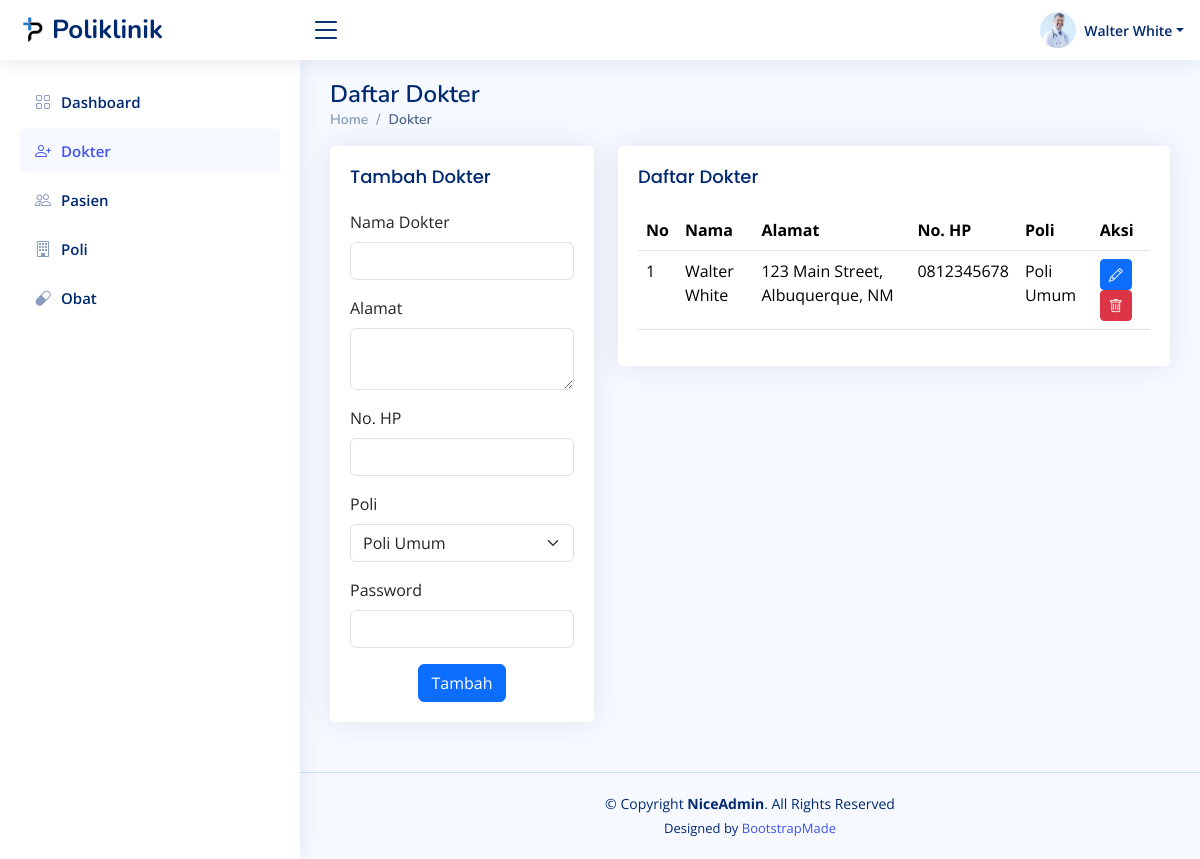
Page /dokter_admin.php (signed in) on the earlier database version.
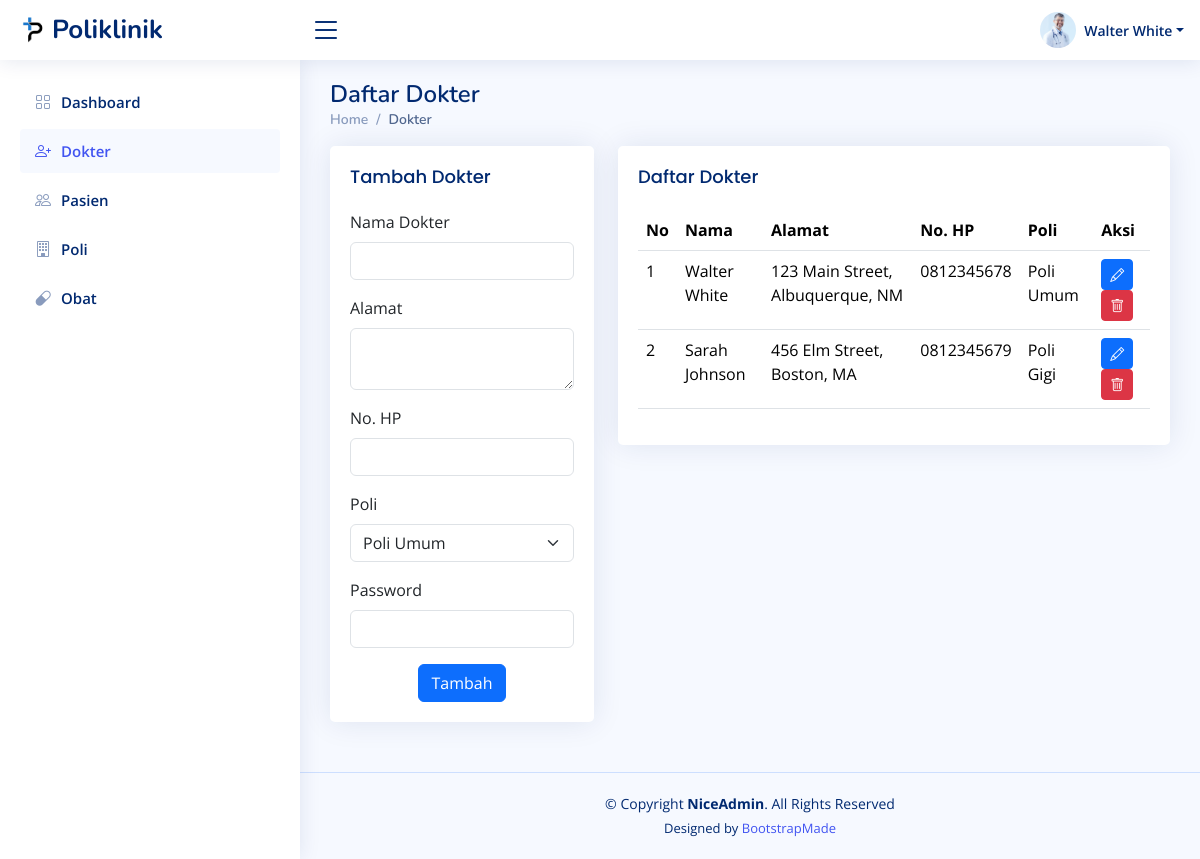
Same page on the later database version.
### tables this page shows
CREATE TABLE `dokter` (
  `id` int(11) NOT NULL,
  `nama` varchar(150) NOT NULL,
  `password` varchar(255) NOT NULL,
  `alamat` text DEFAULT NULL,
  `no_hp` varchar(16) NOT NULL,
  `id_poli` int(11) NOT NULL
);

CREATE TABLE `poli` (
  `id` int(11) NOT NULL,
  `nama_poli` varchar(25) NOT NULL,
  `keterangan` text DEFAULT NULL
);

### dokter_admin.php (the view, shortened to what this page needs)
<?php
$nama = $_SESSION['nama'];
?>
<!DOCTYPE html>
<html lang="en">
<head>
  <link href="assets/vendor/bootstrap/css/bootstrap.min.css" rel="stylesheet" />
  <link href="assets/vendor/bootstrap-icons/bootstrap-icons.css" rel="stylesheet" />
  <link href="assets/vendor/boxicons/css/boxicons.min.css" rel="stylesheet" />
  <link href="assets/vendor/quill/quill.snow.css" rel="stylesheet" />
  <link href="assets/vendor/quill/quill.bubble.css" rel="stylesheet" />
  <link href="assets/vendor/remixicon/remixicon.css" rel="stylesheet" />
  <link href="assets/vendor/simple-datatables/style.css" rel="stylesheet" />
  <link href="assets/css/style.css" rel="stylesheet" />
</head>
<body>
  <header id="header" class="header fixed-top d-flex align-items-center">
    <div class="d-flex align-items-center justify-content-between">
      <a href="index.html" class="logo d-flex align-items-center">
        <img src="assets/img/logo.png" alt="" />
        <span class="d-none d-lg-block">Poliklinik</span>
      </a>
      <i class="bi bi-list toggle-sidebar-btn"></i>
    </div>
    <nav class="header-nav ms-auto">
      <ul class="d-flex align-items-center">
        <li class="nav-item dropdown pe-3">
          <a class="nav-link nav-profile d-flex align-items-center pe-0" href="#" data-bs-toggle="dropdown">
            <img src="assets/img/doctor.jpg" alt="Profile" class="rounded-circle" />
            <span class="d-none d-md-block dropdown-toggle ps-2"><?php echo $nama ?></span> </a>
        </li>
      </ul>
    </nav>
  </header>
  <aside id="sidebar" class="sidebar">
    <ul class="sidebar-nav" id="sidebar-nav">
      <li class="nav-item">
        <a class="nav-link collapsed" href="dashboard_admin.php">
          <i class="bi bi-grid"></i>
          <span>Dashboard</span>
        </a>
      </li>
      <li class="nav-item">
        <a class="nav-link" href="dokter_admin.php">
          <i class="bi bi-person-plus"></i>
          <span>Dokter</span>
        </a>
      </li>
      <li class="nav-item">
        <a class="nav-link collapsed" href="pasien_admin.php">
          <i class="bi bi-people"></i>
          <span>Pasien</span>
        </a>
      </li>
      <li class="nav-item">
        <a class="nav-link collapsed" href="poli_admin.php">
          <i class="bi bi-building"></i>
          <span>Poli</span>
        </a>
      </li>
      <li class="nav-item">
        <a class="nav-link collapsed" href="obat_admin.php">
          <i class="bi bi-capsule"></i>
          <span>Obat</span>
        </a>
      </li>
    </ul>
  </aside>
  <main id="main" class="main">
    <div class="pagetitle">
      <h1>Daftar Dokter</h1>
      <nav>
        <ol class="breadcrumb">
          <li class="breadcrumb-item"><a href="dashboard_admin.php">Home</a></li>
          <li class="breadcrumb-item active">Dokter</li>
        </ol>
      </nav>
    </div>
    <section class="section dashboard">
      <div class="row">
        <div class="col-lg-4">
          <div class="card">
            <div class="card-body">
              <h5 class="card-title">Tambah Dokter</h5>
              <form action="src/dokter/add.php" method="post" class="row g-3">
                <div class="col-12">
                  <label for="inputNama" class="form-label">Nama Dokter</label>
                  <input type="text" class="form-control" id="inputNama" name="nama" />
                </div>
                <div class="col-12">
                  <label for="inputAlamat" class="form-label">Alamat</label>
                  <textarea class="form-control" id="inputAlamat" name="alamat"></textarea>
                </div>
                <div class="col-12">
                  <label for="inputNoHP" class="form-label">No. HP</label>
                  <input type="text" class="form-control" id="inputNoHP" name="no_hp" />
                </div>
                <div class="col-12">
                  <label for="selectPoli" class="mb-2">Poli</label>
                  <select class="form-select" id="selectPoli" name="poli">
                    <?php
                    require 'config/database.php';
                    $query = "SELECT * FROM poli";
                    $result = mysqli_query($mysqli, $query);
                    while ($dataPoli = mysqli_fetch_array($result)) {
                    ?>
                      <option value="<?php echo $dataPoli['id'] ?>"><?php echo $dataPoli['nama_poli'] ?></option>
                    <?php } ?>
                  </select>
                </div>
                <div class="col-12">
                  <label for="inputPassword" class="form-label">Password</label>
                  <input type="password" class="form-control" id="inputPassword" name="password" />
                </div>
                <div class="text-center">
                  <button type="submit" class="btn btn-primary">
                    Tambah
                  </button>
                </div>
              </form>
            </div>
          </div>
        </div>
        <div class="col-lg-8">
          <div class="row">
            <div class="col-12">
              <div class="card">
                <div class="card-body">
                  <h5 class="card-title">Daftar Dokter</h5>
                  <table class="table datatable">
                    <thead>
                      <tr>
                        <th>No</th>
                        <th>Nama</th>
                        <th>Alamat</th>
                        <th>No. HP</th>
                        <th>Poli</th>
                        <th>Aksi</th>
                      </tr>
                    </thead>
                    <tbody>
                      <?php
                      require 'config/database.php';
                      $no = 1;
                      $query = "SELECT dokter.id, dokter.nama, dokter.alamat, dokter.no_hp, poli.nama_poli FROM dokter INNER JOIN poli ON dokter.id_poli = poli.id";
                      $result = mysqli_query($mysqli, $query);
                      while ($data = mysqli_fetch_array($result)) {
                      ?>
                        <tr>
                          <td><?php echo $no++ ?></td>
                          <td><?php echo $data['nama'] ?></td>
                          <td><?php echo $data['alamat'] ?></td>
                          <td><?php echo $data['no_hp'] ?></td>
                          <td><?php echo $data['nama_poli'] ?></td>
                          <td>
                            <button type='button' class='btn btn-sm btn-primary' data-toggle="modal"
                              data-target="#editModal<?php echo $data['id'] ?>"><i class="bi bi-pencil"></i></button>
                            <button type='button' class='btn btn-sm btn-danger' data-toggle="modal"
                              data-target="#hapusModal<?php echo $data['id'] ?>"><i class="bi bi-trash"></i></button>
                          </td>
                        </tr>
                      <?php } ?>
                    </tbody>
                  </table>
                </div>
              </div>
            </div>
          </div>
        </div>
      </div>
    </section>
  </main>
  <footer id="footer" class="footer">
    <div class="copyright">
      &copy; Copyright <strong><span>NiceAdmin</span></strong>. All Rights Reserved
    </div>
    <div class="credits">
      Designed by <a href="https://bootstrapmade.com/">BootstrapMade</a>
    </div>
  </footer>
</body>
</html>

### assets/css/style.css (style rules this page uses)
:root { scroll-behavior: smooth; }
body { font-family: "Open Sans", sans-serif; background: #f6f9ff; color: #444444; }
a { color: #4154f1; text-decoration: none; }
h1, h2, h3, h4, h5, h6 { font-family: "Nunito", sans-serif; }
#main { margin-top: 60px; padding: 20px 30px; transition: all 0.3s; }
.pagetitle { margin-bottom: 10px; }
.pagetitle h1 { font-size: 24px; margin-bottom: 0; font-weight: 600; color: #012970; }
.card { margin-bottom: 30px; border: none; border-radius: 5px; box-shadow: 0px 0 30px rgba(1, 41, 112, 0.1); }
.card-title { padding: 20px 0 15px 0; font-size: 18px; font-weight: 500; color: #012970; font-family: "Poppins", sans-serif; }
.card-body { padding: 0 20px 20px 20px; }
.breadcrumb { font-size: 14px; font-family: "Nunito", sans-serif; color: #899bbd; font-weight: 600; }
.breadcrumb a { color: #899bbd; transition: 0.3s; }
.breadcrumb .breadcrumb-item::before { color: #899bbd; }
.breadcrumb .active { color: #51678f; font-weight: 600; }
.logo { line-height: 1; }
@media (min-width: 1200px) { .logo { width: 280px; } }
.logo img { max-height: 26px; margin-right: 6px; }
.logo span { font-size: 26px; font-weight: 700; color: #012970; font-family: "Nunito", sans-serif; }
.header { transition: all 0.5s; z-index: 997; height: 60px; box-shadow: 0px 2px 20px rgba(1, 41, 112, 0.1); background-color: #fff; padding-left: 20px; }
.header .toggle-sidebar-btn { font-size: 32px; padding-left: 10px; cursor: pointer; color: #012970; }
.header-nav ul { list-style: none; }
.header-nav > ul { margin: 0; padding: 0; }
.header-nav .nav-profile { color: #012970; }
.header-nav .nav-profile img { max-height: 36px; }
.header-nav .nav-profile span { font-size: 14px; font-weight: 600; }
.sidebar { position: fixed; top: 60px; left: 0; bottom: 0; width: 300px; z-index: 996; transition: all 0.3s; padding: 20px; overflow-y: auto; scrollbar-width: thin; scrollbar-color: #aab7cf transparent; box-shadow: 0px 0px 20px rgba(1, 41, 112, 0.1); background-color: #fff; }
@media (min-width: 1200px) { #main, #footer { margin-left: 300px; } }
.sidebar-nav { padding: 0; margin: 0; list-style: none; }
.sidebar-nav li { padding: 0; margin: 0; list-style: none; }
.sidebar-nav .nav-item { margin-bottom: 5px; }
.sidebar-nav .nav-link { display: flex; align-items: center; font-size: 15px; font-weight: 600; color: #4154f1; transition: 0.3; background: #f6f9ff; padding: 10px 15px; border-radius: 4px; }
.sidebar-nav .nav-link i { font-size: 16px; margin-right: 10px; color: #4154f1; }
.sidebar-nav .nav-link.collapsed { color: #012970; background: #fff; }
.sidebar-nav .nav-link.collapsed i { color: #899bbd; }
.footer { padding: 20px 0; font-size: 14px; transition: all 0.3s; border-top: 1px solid #cddfff; }
.footer .copyright { text-align: center; color: #012970; }
.footer .credits { padding-top: 5px; text-align: center; font-size: 13px; color: #012970; }

Differences in the rows shown:
added dokter: nama "Sarah Johnson", alamat "456 Elm Street, Boston, MA", no_hp "0812345679", id_poli.nama_poli "Poli Gigi"
